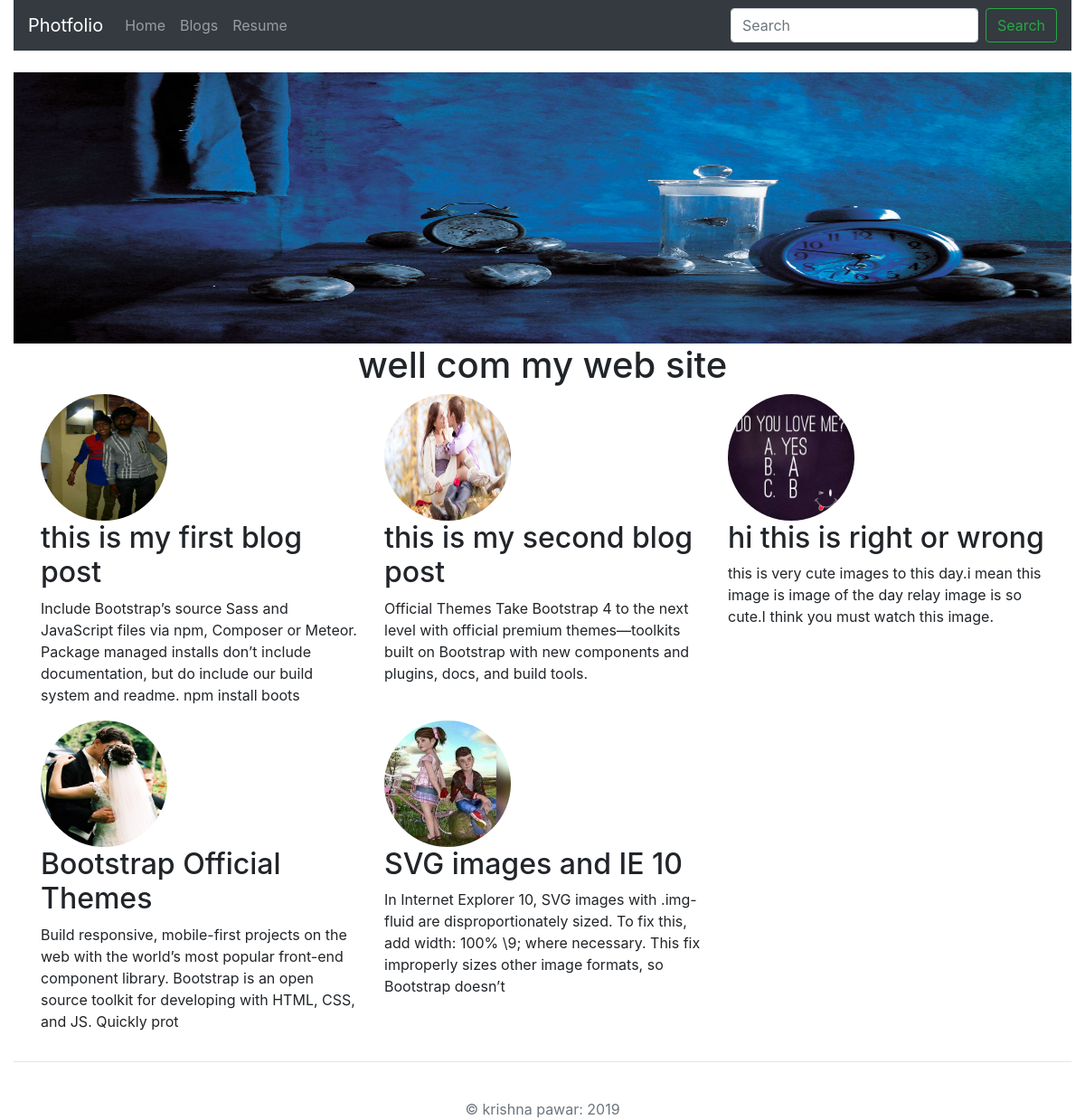
The page / on the database its author committed.
### blog/models.py (models this page shows, shortened)
class blog(models.Model):
	image=models.ImageField(upload_to='images')
	titile=models.CharField(max_length=40)
	summary=models.TextField()
	def sun(self):
		return self.summary[:200]

### blog/views.py (the view)
# urls.py: path('',views.blogging, name='bl'),
def blogging(request):
	blogs=blog.objects
	return render(request,'blog/index.html',{'mypost':blogs})

### blog/templates/blog/index.html (shortened to what this page needs)
	<!DOCTYPE html>
	<html>
	<head>
		<link rel="stylesheet" href="https://stackpath.bootstrapcdn.com/bootstrap/4.3.0/css/bootstrap.min.css">
		    {% load staticfiles  %}
<link rel="stylesheet" type="text/css" href="{% static 'bootstrap/css/bootstrap.min.css' %}">
<link rel="stylesheet" type="text/css" href="{% static 'bootstrap/js/bootstrap.min.js' %}">
	</head>
	<body>
		{% load staticfiles %}
		<div class="container-fluid">
		<nav class="navbar navbar-expand-lg navbar-dark bg-dark">
	  <div class="collapse navbar-collapse" id="navbarTogglerDemo01">
	    <a class="navbar-brand" href="{% url 'bl' %}">Photfolio</a>
	    <ul class="navbar-nav  mr-auto mt-2 mt-lg-0">
	      <li class="nav-item ">
	        <a class="nav-link" href="{% url 'bl' %}">Home</a>
	      </li>
	      <li class="nav-item ">
	        <a class="nav-link" href="{% url 'hindex' %}">Blogs</a>
	      </li>
	      <li class="nav-item a">
	        <a class="nav-link " href="{% static 'krishna_resume.docx' %}">Resume</a>
	      </li>
	    </ul>
	    <form class="form-inline my-2 my-lg-0">
	      <input class="form-control mr-sm-2" type="search" placeholder="Search" aria-label="Search">
	      <button class="btn btn-outline-success my-2 my-sm-0" type="submit">Search</button>
	    </form>
	  </div>
	</nav>
	<br>
	<div class="row">
		<div class="col-md-12">
		<img src="{% static 'banner.jpg' %}" height="300" width="100%">
		<h1 class="text-center">well com my web site</h1>
	    </div>
	</div>
  <div class="container marketing">
    <div class="row">
    	{% for bl in mypost.all  %}
      <div class="col-lg-4">
        <img class="img-responsive rounded-circle img-center" width="140" height="140" src="{{bl.image.url}}" role="img">
        <h2>{{bl.titile}}</h2>
        <p>{{bl.sun}}</p>
      </div>
{% endfor %}
</div>
</div>
	<hr>
	<br>
	<footer class="text-muted text-center">
	&copy krishna pawar: {% now "Y"%}
	</footer>
	</div>
	</body>
	</html>

### rows shown on the page
blog: image (picture), titile "this is my first blog post", sun "Include Bootstrap’s source Sass and JavaScript files via npm, Composer or Meteor. Package managed installs don’t include documentation, but do include our build system and readme. npm install boots"
blog: image (picture), titile "this is my second blog post", sun "Official Themes Take Bootstrap 4 to the next level with official premium themes—toolkits built on Bootstrap with new components and plugins, docs, and build tools."
blog: image (picture), titile "hi this is right or wrong", sun "this is very cute images to this day.i mean this image is image of the day relay image is so cute.I think you must watch this image."
blog: image (picture), titile "Bootstrap Official Themes", sun "Build responsive, mobile-first projects on the web with the world’s most popular front-end component library. Bootstrap is an open source toolkit for developing with HTML, CSS, and JS. Quickly prot"
blog: image (picture), titile "SVG images and IE 10", sun "In Internet Explorer 10, SVG images with .img-fluid are disproportionately sized. To fix this, add width: 100% \\9; where necessary. This fix improperly sizes other image formats, so Bootstrap doesn’t"
